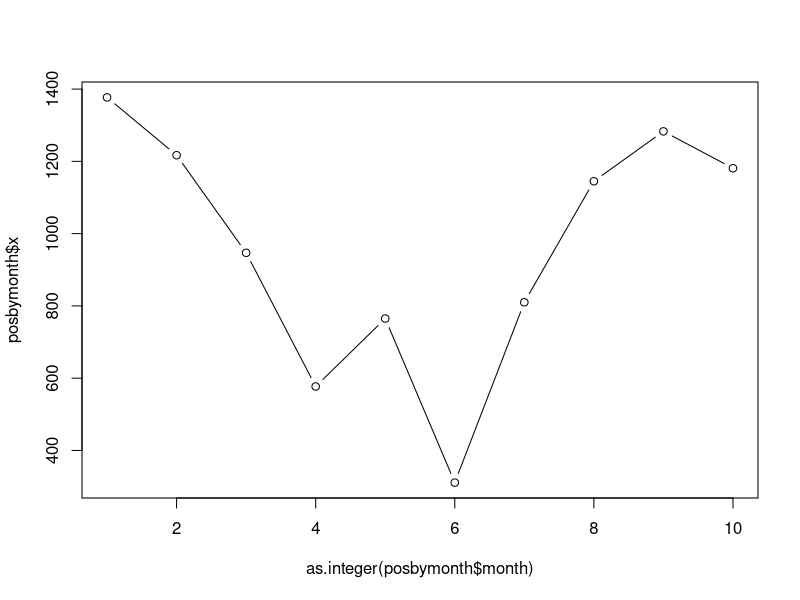

This figure's R source:
## ---- chunk 1
knitr::opts_chunk$set(echo = TRUE,
                      fig.path = "",
                      comment="", 
                      prompt=TRUE)
Sys.setlocale("LC_TIME", "C")
## ---- chunk 2
## read SIVIC data
dat <- read.csv("mostres_analitzades.csv", stringsAsFactors=TRUE)
## ---- chunk 3
head(dat)
## ---- chunk 4
mask <- dat$sexe != "No disponible"
dat2 <- dat[mask, ]
## ---- chunk 5
startdate <- as.Date(dat2$data_inici, "%d/%m/%Y")
enddate <- as.Date(dat2$data_final, "%d/%m/%Y")
## ---- chunk 6
head(startdate)
class(startdate)
head(enddate)
class(enddate)
## ---- chunk 7
    head(enddate - startdate + 1)
## ---- chunk 8
    min(startdate)
    max(startdate)
## ---- chunk 9
    mask <- startdate >= as.Date("2022-09-01") & enddate <= as.Date("2023-06-30")
    sum(mask)
    dat2yr2223 <- dat2[mask, ]
    dim(dat2yr2223)
## ---- chunk 10
startdate <- as.Date(dat2yr2223$data_inici, "%d/%m/%Y")
m <- months(startdate, abbreviate=TRUE)
head(m)
class(m)
## ---- chunk 11
m <- months(startdate, abbreviate=TRUE)
## ---- chunk 12
mf <- factor(m)
head(mf)
## ---- chunk 13
levels(mf)
nlevels(mf)
## ---- chunk 14
mf <- factor(m, levels=c("Jan", "Feb", "Mar", "Apr", "May", "Jun",
                         "Jul", "Aug", "Sep", "Oct", "Nov", "Dec"))
head(mf)
levels(mf)
nlevels(mf)
## ---- chunk 15
table(mf)
## ---- chunk 16
mf <- droplevels(mf)
levels(mf)
table(mf)
## ---- chunk 17
posbymonth <- aggregate(dat2yr2223$positiu, list(month=mf), sum)
## ---- chunk 18
posbymonth
## ---- chunk 19
plot(as.integer(posbymonth$month), posbymonth$x, type="b")
## ---- chunk 20
pbym <- aggregate(dat2yr2223$positiu, list(month=mf), sum)
tbym <- aggregate(dat2yr2223$total, list(month=mf), sum)
pbym$x <- pbym$x / tbym$x
pbym$x <- pbym$x * 100
dat2yr2223$posRate <- dat2yr2223$positiu / dat2yr2223$total *100
posRateByMonth <- aggregate(dat2yr2223$posRate, list(month=mf), mean)
